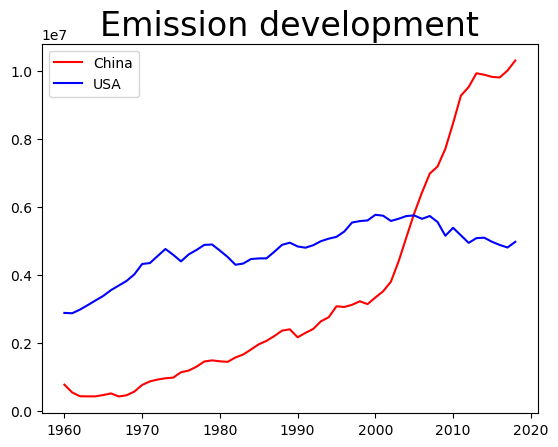

Write Python code to recreate this figure.
import pandas as pd
import numpy as np

import matplotlib.pyplot as plt
import matplotlib as mpl
mpl.use("pdf")


print("Exercise 02")

import requests

# url = 'http://api.worldbank.org/v2/en/country/DNK;URY' 
# response = requests.get(url, params={'downloadformat': 'csv'})
url = 'http://api.worldbank.org/v2/en/indicator/EN.ATM.CO2E.KT?downloadformat=csv'
response = requests.get(url)

print(response.headers)

# get the filename
fname = response.headers['Content-Disposition'].split('=')[1]
fname = 'data/'+fname
# write content to file (zip file writing bytes)
if response.ok:  # status_code == 200:
    with open(fname, 'wb') as f:
        f.write(response.content)   
print('-----------------')
print('Downloaded {}'.format(fname))

import zipfile
# extract content of zip file in current folder
zipfile.ZipFile(fname, 'r').extractall('./data')
fname = fname.replace('.zip',".csv")

data = pd.read_csv(fname, skiprows=4)
#data = data.set_index("Country Code")

#1
exercise_01 = pd.Series(data=data["2014"].values,index=data["Country Code"])
#exercise_01 = pd.Series(data=data["2014"])
print("Printing ex01\n",exercise_01)

#2
exercise_02 = exercise_01.sort_values(ascending=False)
print("Printing ex02\n",exercise_02[:10])

#3
country_codes = pd.read_csv("/home/jovyan/data/country_codes.csv", delimiter="\t", header=None)
country_codes = country_codes.iloc[:,2]
country_codes = country_codes.str.strip()
country_codes = country_codes.tolist()
exercise_03 = exercise_02[(exercise_02.index.isin(country_codes))]
print("Printing ex03\n")
print(exercise_03[:10])


#4

data = data.set_index("Country Code")
usa_emission = data.loc["USA"][3:-3]
chn_emission = data.loc["CHN"][3:-3]

#just for testing concat, isnt used
test = pd.concat([usa_emission,chn_emission], axis=1, keys=["USA","CHN"])


plt.figure()
plt.plot(chn_emission.index.astype(dtype="int64"),chn_emission.values, color='red', label='China')
plt.plot(usa_emission.index.astype(dtype="int64"),usa_emission.values, color='blue', label='USA')
plt.legend()

# Set chart title and label axes. 
plt.title("Emission development", fontsize=24)


plt.savefig('2.png', bbox_inches='tight')
